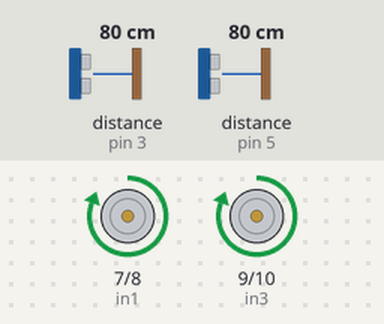
The sketch below on a simulated Arduino Uno, built with avr-gcc and run on an emulated ATmega328P. Parts: motor-driver pin pairs drawn as motors (green arrow = first pin HIGH = forward, orange = second pin HIGH = backward, longer = more drive). Wiring (inferred from the names in the program): 2 × ultrasonic range finder: trigger pin 2, echo pin 3 / trigger pin 4, echo pin 5. The inputs (shaded band) are chosen by the test bench; at power-on: distance to the obstacle (sensors on pin 3, pin 5) 80 cm. The echo pulse lasts 58.3 µs per cm; what the sketch prints to the serial monitor is not drawn.

Above: at 2.3 s.
2.4 s: distance to the obstacle (sensor on pin 3) set to 32 cm
7.0 s: distance to the obstacle (sensor on pin 3) set to 27 cm
At 9.6 s:
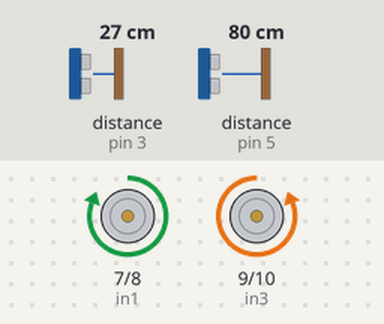
10.0 s: distance to the obstacle (sensor on pin 3) set to 18 cm
13.2 s: distance to the obstacle (sensor on pin 3) set to 14 cm
At 16.3 s:
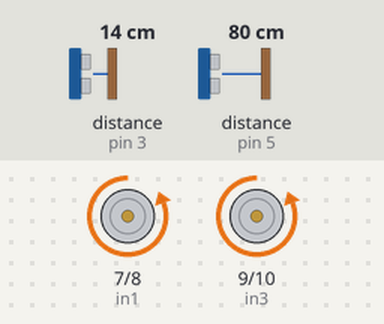
17.0 s: distance to the obstacle (sensor on pin 3) set to 35 cm
At 19.7 s:
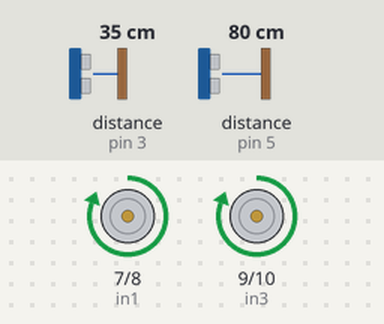
20.0 s: distance to the obstacle (sensor on pin 3) set to 2 cm
At 22.4 s:
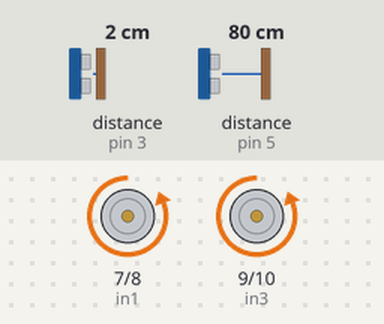
Timing chart, 0 to 23.9 s (numbered marks = the images above; inputs shaded):
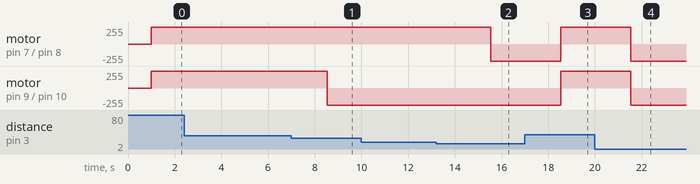

The sketch:

Prototype_Testing.ino
```cpp
/*
Prototype for Wall Following Robot code
by Noah Galdona

Using code from Ultrasonic Sensor testing assignment
and Robotic Behavior Assignment without the LCD parts

Timings still need to be tested for how long it takes the robot to turn.
Distance ranges may need to be updated.
*/

// Pins related to the 2 ultrasonic sensors
int trigPin1 = 2;    // connect TRIG pin to Arduino pin 2 (recieves control signal)
int echoPin1 = 3;    // connect ECHO pin to Arduino pin 3 (sends pulse signal for distance)
int trigPin2 = 4;    // connect TRIG pin to Arduino pin 4 (recieves control signal)
int echoPin2 = 5;    // connect ECHO pin to Arduino pin 5 (sends pulse signal for distance)

// Pins related to the two motors/wheels
int in1 = 7; // variable names for the L298N (Left Wheel Forward)
int in2 = 8; // variable names for the L298N (Left Wheel Backward)
int in3 = 9; // variable names for the L298N (Right Wheel Forward)
int in4 = 10; // variable names for the L298N (Right Wheel Backward)

// Pin related to the buzzer
int trigPin3 = 6;   // connect power of buzzer to Arduino pin 6

float duration_f, duration_l;  // pulse signal variables
float distance_f, distance_l; // distance variables for front and left sensors

void setup() {
  // begin serial communication with 9600 baudrate speed
  Serial.begin (9600);

  // configure the trigger pins to output mode (sending control signals)
  pinMode(trigPin1, OUTPUT); // front sensor
  pinMode(trigPin2, OUTPUT); // left sensor
  pinMode(trigPin3, OUTPUT); // buzzer
  // configure the echo pins to input mode (recieving pulse info)
  pinMode(echoPin1, INPUT); // front sensor
  pinMode(echoPin2, INPUT); // left sensor
  // configure the motor pins to output mode (all L298N digital pins are outputs)
  pinMode (in1, OUTPUT); // Left Wheel Forwards Movement
  pinMode (in2, OUTPUT); // Left Wheel Backwards Movement
  pinMode (in3, OUTPUT); // Right Wheel Forwards Movement
  pinMode (in4, OUTPUT); // Right Wheel Backwards Movement
}

// Function for turning the robot 90 degrees
void turn_time(bool left_open) {
  if (left_open) { // Turn Counter Clockwise
    digitalWrite(in1, LOW);
    digitalWrite(in2, HIGH); // Left Wheel moves backwards
    digitalWrite(in3, HIGH); // Right Wheel moves forwards
    digitalWrite(in4, LOW);
  } else { // Turn Clockwise
    digitalWrite(in1, HIGH); // Left Wheel moves forwards
    digitalWrite(in2, LOW);
    digitalWrite(in3, LOW);
    digitalWrite(in4, HIGH); // Right Wheel moves backwards
  }
  delay(2000); //Gives enough time for turning 90 degrees (NEEDS TESTING)
}

void loop() {
  /* Start each loop by sending out a pulse signal, recieveing the duration of
  the pulse, and calculate the distance based on that pulse*/

  // generate 10-microsecond pulse to TRIG pins (control signal)
  digitalWrite(trigPin1, HIGH); // Checking front sensor
  delayMicroseconds(10);
  digitalWrite(trigPin1, LOW);

  digitalWrite(trigPin2, HIGH); // Checking left sensor
  delayMicroseconds(10);
  digitalWrite(trigPin2, LOW);

  // measure duration of pulse from ECHO pin (recieve resulting pulse)
  /* if within the 10 microsecond delay no return pulse was recieved, a pulse
  value of zero is returned. This could indicate no wall is there and that it
  could turn in that direction.*/
  duration_f = pulseIn(echoPin1, HIGH);
  duration_l = pulseIn(echoPin2, HIGH);

  // calculate the distance
  distance_f = 0.017 * duration_f;// (cm) Speed of sound wave, 0.034m/us divided by 2
  distance_l = 0.017 * duration_l;

  // print the value to Serial Monitor
  Serial.print("distance: ");
  Serial.print(distance_f);
  Serial.println(" cm");

  if (distance_f <= 15) {
    //Intense buzzing and move backwards
    Serial.print("Too Close! Move Back!");

    // Both wheels rotating backwards
    digitalWrite(in1, LOW);
    digitalWrite(in2, HIGH);
    digitalWrite(in3, LOW);
    digitalWrite(in4, HIGH);

    digitalWrite(trigPin3, HIGH); // Buzzer turns on

  } else if (distance_f <= 30) {
    // Buzzing noise and try to stop
    Serial.print("Should start turning!");
    digitalWrite(trigPin3, HIGH); // Buzzer turns on
    if (distance_l > 30) {
      // No wall detected on left so continue following left wall
      Serial.print("Turn left.");
      turn_time(true);
    } else {
      // Wall detected on left so rotate right
      Serial.print("Turn right.");
      turn_time(false);
    }
  } else if (distance_f <= 45) {
    // Clear to move forward
    Serial.print("Safe to proceed!");
    digitalWrite(trigPin3, LOW); // Buzzer turns off
    if (distance_l > 30) {
      // Should begin turning left soon to follow wall
      Serial.print("Turn left.");
      turn_time(true);
    } else { // Both wheels move forward
      digitalWrite(in1, HIGH);
      digitalWrite(in2, LOW);
      digitalWrite(in3, HIGH);
      digitalWrite(in4, LOW);
    }
  } else {
    // Out of Range of Sensor
    Serial.print("No Wall to read!");
    digitalWrite(trigPin3, LOW); // Buzzer turns off
    // Move forward until walls are found
    digitalWrite(in1, HIGH);
    digitalWrite(in2, LOW);
    digitalWrite(in3, HIGH);
    digitalWrite(in4, LOW);
  }

  delay(500); // only sends out readings every 500 ns (MAY NEED TO UPDATE)
}
```

Measured:
- the behaviour switches between 31 and 30 cm on distance to the obstacle (sensor on pin 3) (found by bisection; images 0 and 1)
- the behaviour switches between 16 and 15 cm on distance to the obstacle (sensor on pin 3) (found by bisection; images 1 and 2)
- after the input at 2.4 s, every drawn part: stays the same
- after the input at 7.0 s, motor on pin 9 (in3) / pin 10 (in4): forward 255/255 → backward 255/255 after 1.5 s
- after the input at 10.0 s, every drawn part: stays the same
- after the input at 13.2 s, motor on pin 7 (in1) / pin 8 (in2): forward 255/255 → backward 255/255 after 2.3 s
- after the input at 17.0 s, motor on pin 7 (in1) / pin 8 (in2), motor on pin 9 (in3) / pin 10 (in4): backward 255/255 → forward 255/255 after 1.5 s
- after the input at 20.0 s, motor on pin 7 (in1) / pin 8 (in2), motor on pin 9 (in3) / pin 10 (in4): forward 255/255 → backward 255/255 after 1.5 s
